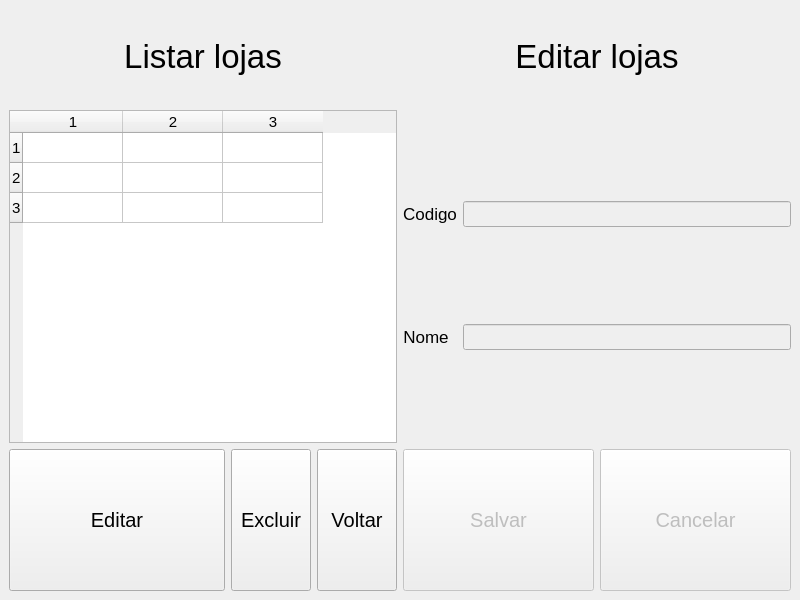
<?xml version="1.0" encoding="UTF-8"?>
<ui version="4.0">
 <class>MainWindow</class>
 <widget class="QMainWindow" name="MainWindow">
  <property name="geometry">
   <rect>
    <x>0</x>
    <y>0</y>
    <width>800</width>
    <height>600</height>
   </rect>
  </property>
  <property name="windowTitle">
   <string>MainWindow</string>
  </property>
  <widget class="QWidget" name="centralwidget">
   <layout class="QHBoxLayout" name="horizontalLayout_3">
    <item>
     <layout class="QVBoxLayout" name="verticalLayout_2" stretch="2,7,3">
      <item>
       <widget class="QLabel" name="lbl_titulo">
        <property name="sizePolicy">
         <sizepolicy hsizetype="Preferred" vsizetype="Minimum">
          <horstretch>0</horstretch>
          <verstretch>0</verstretch>
         </sizepolicy>
        </property>
        <property name="font">
         <font>
          <pointsize>25</pointsize>
         </font>
        </property>
        <property name="text">
         <string>Listar lojas</string>
        </property>
        <property name="alignment">
         <set>Qt::AlignCenter</set>
        </property>
       </widget>
      </item>
      <item>
       <widget class="QTableWidget" name="tb_dados">
        <property name="sizePolicy">
         <sizepolicy hsizetype="Expanding" vsizetype="Minimum">
          <horstretch>0</horstretch>
          <verstretch>0</verstretch>
         </sizepolicy>
        </property>
        <property name="font">
         <font>
          <pointsize>11</pointsize>
         </font>
        </property>
        <property name="rowCount">
         <number>3</number>
        </property>
        <property name="columnCount">
         <number>3</number>
        </property>
        <row/>
        <row/>
        <row/>
        <column/>
        <column/>
        <column/>
       </widget>
      </item>
      <item>
       <layout class="QHBoxLayout" name="horizontalLayout" stretch="3,1,1">
        <item>
         <widget class="QPushButton" name="btn_editar">
          <property name="sizePolicy">
           <sizepolicy hsizetype="Minimum" vsizetype="Minimum">
            <horstretch>0</horstretch>
            <verstretch>0</verstretch>
           </sizepolicy>
          </property>
          <property name="font">
           <font>
            <pointsize>15</pointsize>
           </font>
          </property>
          <property name="text">
           <string>Editar</string>
          </property>
         </widget>
        </item>
        <item>
         <widget class="QPushButton" name="btn_excluir">
          <property name="sizePolicy">
           <sizepolicy hsizetype="Minimum" vsizetype="Minimum">
            <horstretch>0</horstretch>
            <verstretch>0</verstretch>
           </sizepolicy>
          </property>
          <property name="font">
           <font>
            <pointsize>15</pointsize>
           </font>
          </property>
          <property name="text">
           <string>Excluir</string>
          </property>
         </widget>
        </item>
        <item>
         <widget class="QPushButton" name="btn_voltar">
          <property name="sizePolicy">
           <sizepolicy hsizetype="Minimum" vsizetype="Minimum">
            <horstretch>0</horstretch>
            <verstretch>0</verstretch>
           </sizepolicy>
          </property>
          <property name="font">
           <font>
            <pointsize>15</pointsize>
           </font>
          </property>
          <property name="text">
           <string>Voltar</string>
          </property>
         </widget>
        </item>
       </layout>
      </item>
     </layout>
    </item>
    <item>
     <layout class="QVBoxLayout" name="verticalLayout" stretch="2,7,3">
      <item>
       <widget class="QLabel" name="lbl_titulo_2">
        <property name="font">
         <font>
          <pointsize>25</pointsize>
         </font>
        </property>
        <property name="text">
         <string>Editar lojas</string>
        </property>
        <property name="alignment">
         <set>Qt::AlignCenter</set>
        </property>
       </widget>
      </item>
      <item>
       <layout class="QFormLayout" name="formLayout">
        <item row="0" column="0">
         <widget class="QLabel" name="lbl_codigo">
          <property name="sizePolicy">
           <sizepolicy hsizetype="Minimum" vsizetype="Minimum">
            <horstretch>0</horstretch>
            <verstretch>2</verstretch>
           </sizepolicy>
          </property>
          <property name="font">
           <font>
            <pointsize>13</pointsize>
           </font>
          </property>
          <property name="text">
           <string>Codigo</string>
          </property>
          <property name="alignment">
           <set>Qt::AlignCenter</set>
          </property>
         </widget>
        </item>
        <item row="0" column="1">
         <widget class="QLineEdit" name="txt_codigo">
          <property name="enabled">
           <bool>false</bool>
          </property>
          <property name="sizePolicy">
           <sizepolicy hsizetype="Expanding" vsizetype="Maximum">
            <horstretch>0</horstretch>
            <verstretch>2</verstretch>
           </sizepolicy>
          </property>
          <property name="font">
           <font>
            <pointsize>11</pointsize>
           </font>
          </property>
         </widget>
        </item>
        <item row="1" column="0">
         <widget class="QLabel" name="lbl_nome">
          <property name="sizePolicy">
           <sizepolicy hsizetype="Minimum" vsizetype="Minimum">
            <horstretch>0</horstretch>
            <verstretch>2</verstretch>
           </sizepolicy>
          </property>
          <property name="font">
           <font>
            <pointsize>13</pointsize>
           </font>
          </property>
          <property name="text">
           <string>Nome</string>
          </property>
          <property name="alignment">
           <set>Qt::AlignCenter</set>
          </property>
         </widget>
        </item>
        <item row="1" column="1">
         <widget class="QLineEdit" name="txt_nome">
          <property name="enabled">
           <bool>false</bool>
          </property>
          <property name="sizePolicy">
           <sizepolicy hsizetype="Expanding" vsizetype="Maximum">
            <horstretch>0</horstretch>
            <verstretch>2</verstretch>
           </sizepolicy>
          </property>
          <property name="font">
           <font>
            <pointsize>11</pointsize>
           </font>
          </property>
         </widget>
        </item>
       </layout>
      </item>
      <item>
       <layout class="QHBoxLayout" name="horizontalLayout_2">
        <item>
         <widget class="QPushButton" name="btn_salvar">
          <property name="enabled">
           <bool>false</bool>
          </property>
          <property name="sizePolicy">
           <sizepolicy hsizetype="Minimum" vsizetype="Minimum">
            <horstretch>0</horstretch>
            <verstretch>0</verstretch>
           </sizepolicy>
          </property>
          <property name="font">
           <font>
            <pointsize>15</pointsize>
           </font>
          </property>
          <property name="text">
           <string>Salvar</string>
          </property>
         </widget>
        </item>
        <item>
         <widget class="QPushButton" name="btn_cancelar">
          <property name="enabled">
           <bool>false</bool>
          </property>
          <property name="sizePolicy">
           <sizepolicy hsizetype="Minimum" vsizetype="Minimum">
            <horstretch>0</horstretch>
            <verstretch>0</verstretch>
           </sizepolicy>
          </property>
          <property name="font">
           <font>
            <pointsize>15</pointsize>
           </font>
          </property>
          <property name="text">
           <string>Cancelar</string>
          </property>
         </widget>
        </item>
       </layout>
      </item>
     </layout>
    </item>
   </layout>
  </widget>
 </widget>
 <tabstops>
  <tabstop>tb_dados</tabstop>
  <tabstop>btn_editar</tabstop>
  <tabstop>btn_excluir</tabstop>
  <tabstop>btn_voltar</tabstop>
  <tabstop>txt_codigo</tabstop>
  <tabstop>txt_nome</tabstop>
  <tabstop>btn_salvar</tabstop>
  <tabstop>btn_cancelar</tabstop>
 </tabstops>
 <resources/>
 <connections/>
</ui>
